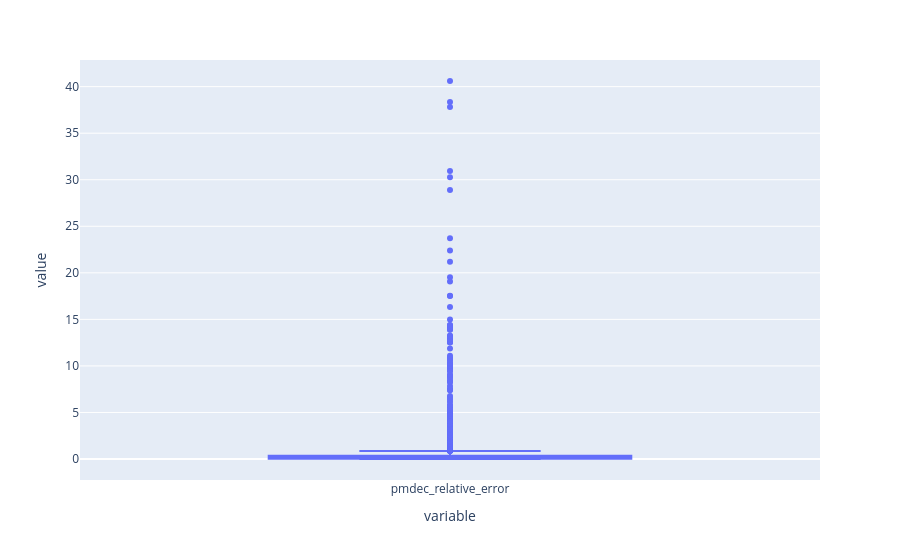

Notebook cell for this chart:
### Code cell
px.box(df['pmdec_relative_error'])

### Figure 1 — Plotly figure (JSON) as saved in the notebook; plotly's stock layout.template omitted (floating-point values rounded to 4 significant figures; data arrays with more than 128 entries replaced by an {"elided": "..."} marker saying what was removed)
{"data": [{"alignmentgroup": "True", "hovertemplate": "variable=%{x}<br>value=%{y}<extra></extra>", "legendgroup": "", "marker": {"color": "#636efa"}, "name": "", "notched": false, "offsetgroup": "", "orientation": "v", "showlegend": false, "type": "box", "x": {"elided": "2203 str values"}, "x0": " ", "xaxis": "x", "y": {"elided": "2203 float values"}, "y0": " ", "yaxis": "y"}], "layout": {"autosize": true, "boxmode": "group", "legend": {"tracegroupgap": 0}, "margin": {"t": 60}, "xaxis": {"anchor": "y", "autorange": true, "domain": [0, 1], "range": [-0.5, 0.5], "title": {"text": "variable"}, "type": "category"}, "yaxis": {"anchor": "x", "autorange": true, "domain": [0, 1], "range": [-2.256, 42.86], "title": {"text": "value"}, "type": "linear"}}}
